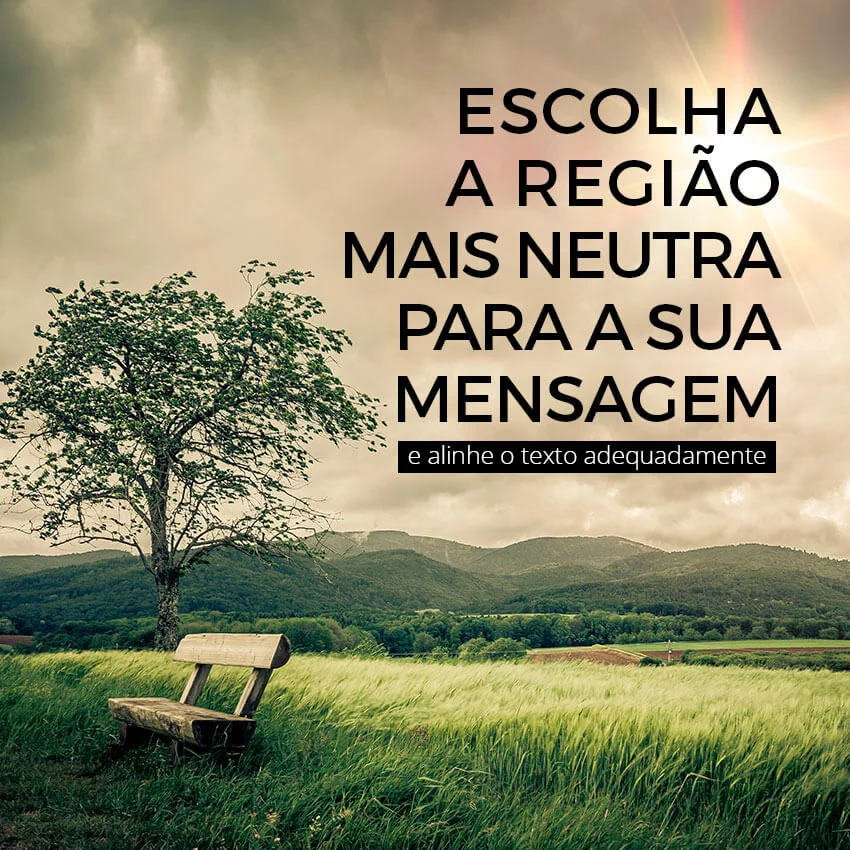
#> input picture phase1_computer_vision/content/imagem_com_texto.jpg, 850 x 850 px
$ jupyter execute --allow-errors aula02.ipynb
#> lines starting #> are read from the running program, lines starting #| are printed output that depends on the picture; after the words box and inside, x2 and y2 are one past the last pixel; in counts of white or black regions, pixels touching at a corner belong together
[cell 1]
# !pip install opencv-python
# !pip install pytesseract
# !apt-get install -y tesseract-ocr
# !apt-get install -y libtesseract-dev
# !apt-get install -y tesseract-ocr-por

[cell 2]
import cv2
import matplotlib.pyplot as plt
import pytesseract

[cell 3]
# Carregar a imagem
img = cv2.imread('./content/imagem_com_texto.jpg')
#> img is the input picture: shape (850, 850, 3); mean B, G, R 109.2, 139.9, 142.6

# Exibir imagem
cv2.imshow('Imagem carregada', img)
cv2.waitKey(0)
cv2.destroyAllWindows()

##### Aplicando o Tesseract OCR

#> (a cell that did not finish here is left out)

###### Conversão de imagem para grayscale

[cell 5]
imagem_gray = cv2.cvtColor(img, cv2.COLOR_BGR2GRAY)
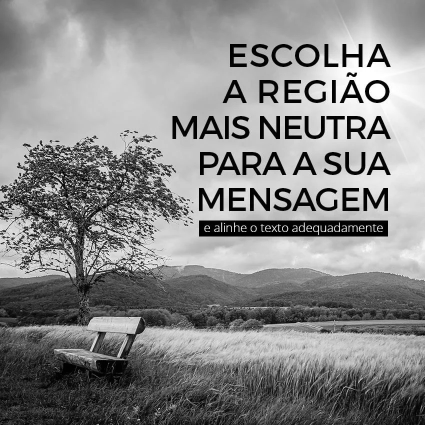
#> imagem_gray: shape (850, 850) (shown at 1/2 size); min 0, max 255, mean 137.1

# Exibir imagem grayscale
cv2.imshow('imagem em cinza', imagem_gray)
cv2.waitKey(0)
cv2.destroyAllWindows()

## OCR

#> (a cell that did not finish here is left out)

#### Redimensionamento de imagem

[cell 7]
imagem_redimensionada = cv2.resize(img, (300,300))
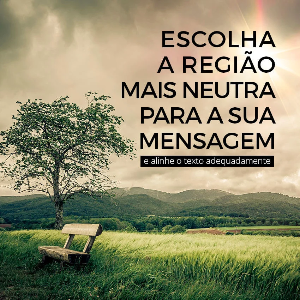
#> imagem_redimensionada: shape (300, 300, 3); mean B, G, R 109.3, 140, 142.7

# Exibir imagem
cv2.imshow('Imagem redimensionada', imagem_redimensionada)
cv2.waitKey(0)
cv2.destroyAllWindows()

#> (a cell that did not finish here is left out)

##### Aplicação de filtros para suavização de imagens

[cell 9]
# Aplicar filtro de suavização (blur)
imagem_suavizada = cv2.GaussianBlur(img, (15,15), 0)
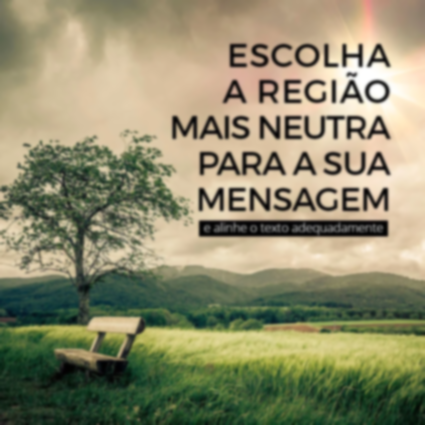
#> imagem_suavizada: shape (850, 850, 3) (shown at 1/2 size); mean B, G, R 109.2, 139.9, 142.6

# Exibir
cv2.imshow('Imagem suavizada', imagem_suavizada)
cv2.waitKey(0)
cv2.destroyAllWindows()

#> (a cell that did not finish here is left out)

###### Detecção de bordas com Canny

[cell 11]
bordas = cv2.Canny(imagem_gray, 100, 200)
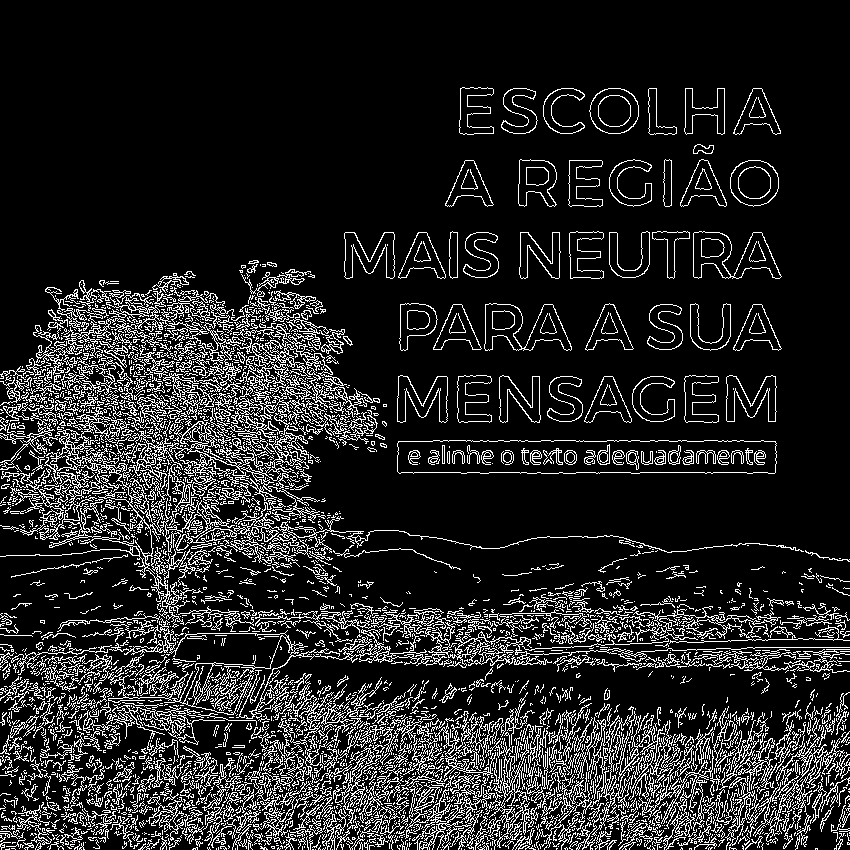
#> bordas: shape (850, 850); 14.1% white in thin lines or dots, all inside (x1, y1, x2, y2) = (0, 87, 850, 850)

# Exibir
cv2.imshow('Imagem bordas', bordas)
cv2.waitKey(0)
cv2.destroyAllWindows()

#> (a cell that did not finish here is left out)

[cell 13]
# Aplicando técnicas de thresholding

_, img_tresh = cv2.threshold(imagem_gray, 142, 255, cv2.THRESH_BINARY)
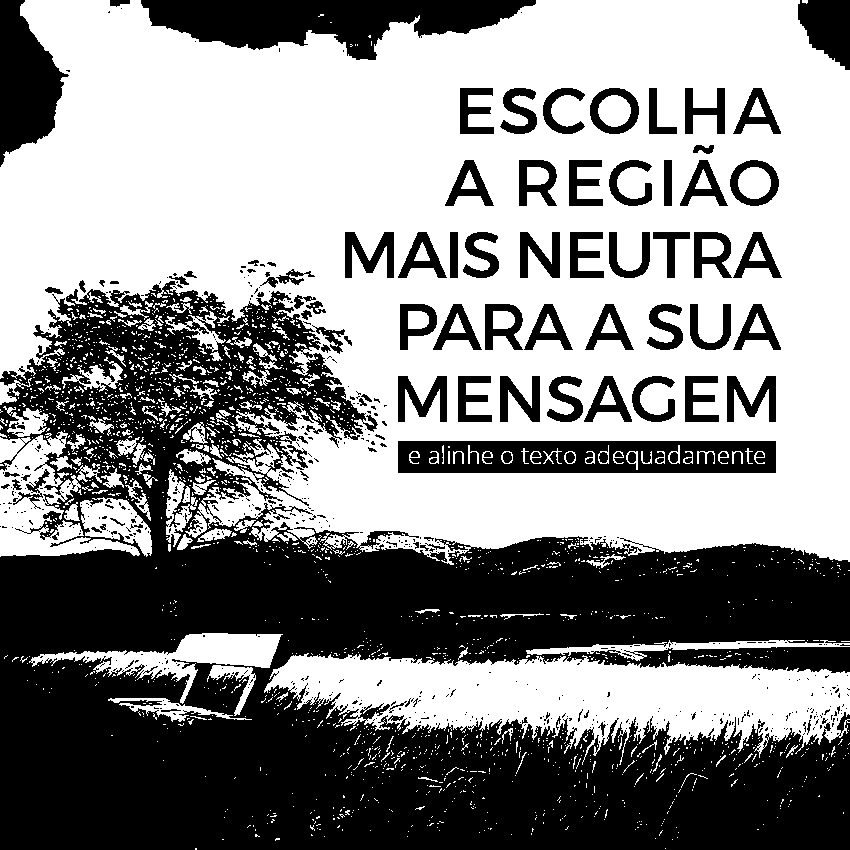
#> img_tresh: shape (850, 850); 55.1% white; 676 black regions (569 under 20 px), largest, box (x1, y1, x2, y2) and area: (0, 281, 850, 850) 251235, (141, 0, 536, 60) 13573, (398, 441, 776, 473) 10153
cv2.imshow('img thresh', img_tresh)
cv2.waitKey(0)
cv2.destroyAllWindows()

# Extraindo texto após pré-processamento
#> (the rest of this cell did not finish here and is left out)

[cell 14]
# Aplicando o método de Otsu
_, img_otsu = cv2.threshold(imagem_gray, 0, 255, cv2.THRESH_BINARY | cv2.THRESH_OTSU)
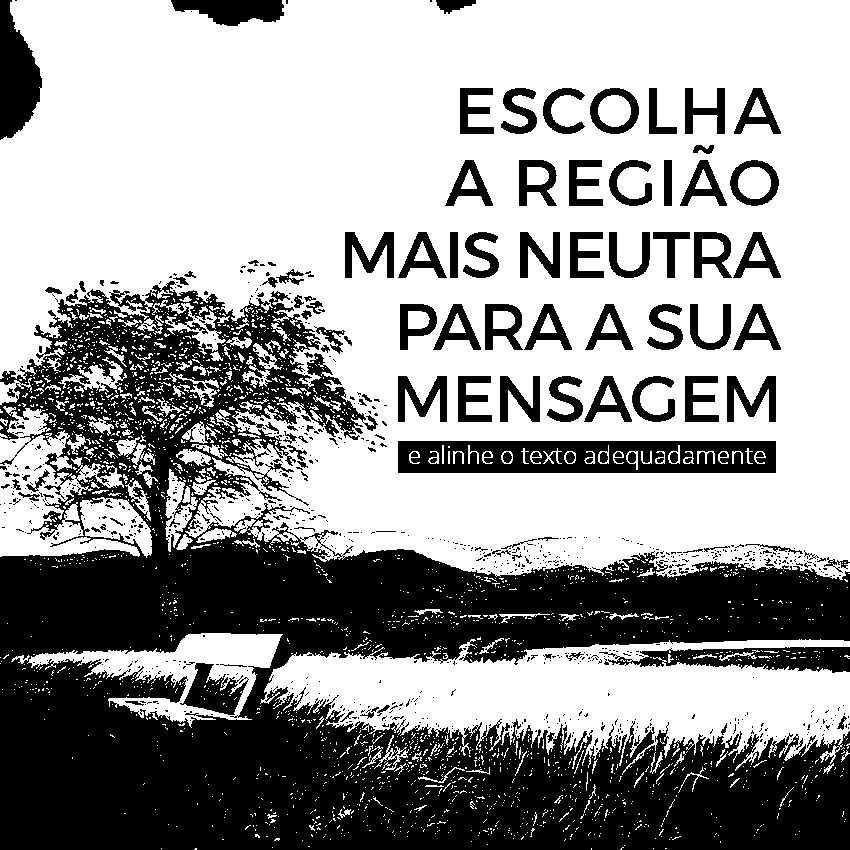
#> img_otsu: shape (850, 850); 60.8% white; 932 black regions (791 under 20 px), largest, box (x1, y1, x2, y2) and area: (0, 281, 850, 850) 220449, (398, 441, 776, 473) 9936, (0, 0, 42, 140) 3833


cv2.imshow('img OTSU', img_otsu)
cv2.waitKey(0)
cv2.destroyAllWindows()

# Extraindo texto após pré-processamento
#> (the rest of this cell did not finish here and is left out)

[cell 15]
# Aplicando limiriazação adaptativa

img_adaptative_mean = cv2.adaptiveThreshold(imagem_gray, 255, cv2.ADAPTIVE_THRESH_MEAN_C, cv2.THRESH_BINARY, 11, 8)
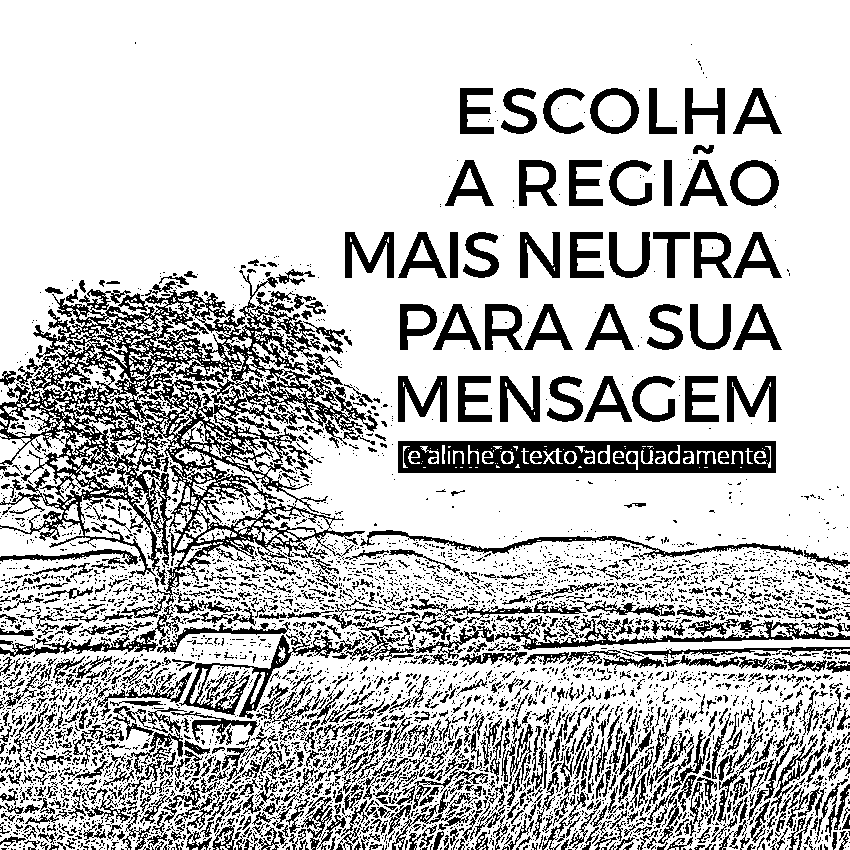
#> img_adaptative_mean: shape (850, 850); 76.3% white; 5014 black regions (4076 under 20 px), largest, box (x1, y1, x2, y2) and area: (0, 270, 378, 605) 35160, (398, 441, 776, 473) 9389, (179, 632, 415, 719) 2858


plt.imshow(img_adaptative_mean, cmap='gray')
plt.show()

# Extraindo texto após pré-processamento
#> (the rest of this cell did not finish here and is left out)

[cell 16]
# Aplicanto filtros para remoção de ruído
img_median_blur = cv2.medianBlur(imagem_gray, 3)

cv2.imshow('img meadian blur', img_median_blur)
cv2.waitKey(0)
cv2.destroyAllWindows()


#> (the rest of this cell did not finish here and is left out)

$ run again, with phase1_computer_vision/content/foto_2_pessoas_1_gato.jpeg copied over phase1_computer_vision/content/imagem_com_texto.jpg
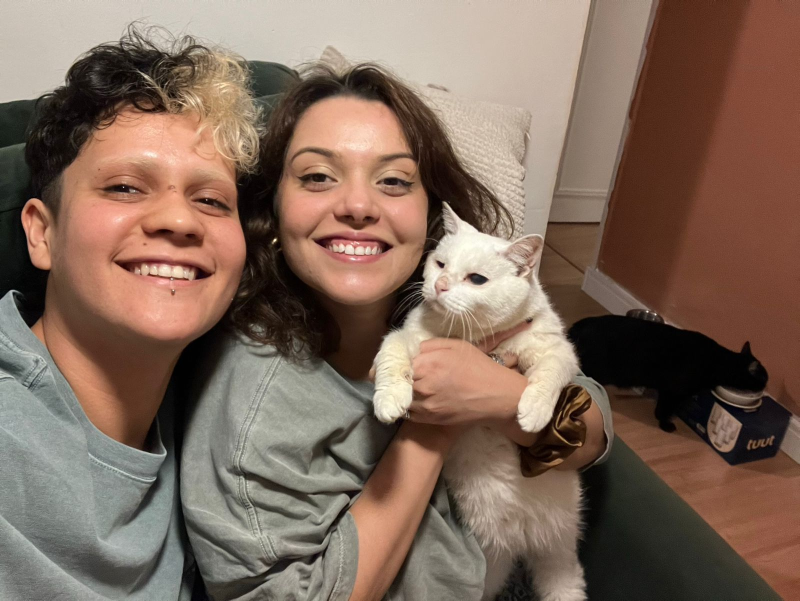
#> input picture phase1_computer_vision/content/foto_2_pessoas_1_gato.jpeg, 1600 x 1202 px (shown at 1/2 size)
#> img is the input picture: shape (1202, 1600, 3); mean B, G, R 90.1, 104.5, 127.5
#> `bordas = cv2.Canny(imagem_gray, 100, 200)`:
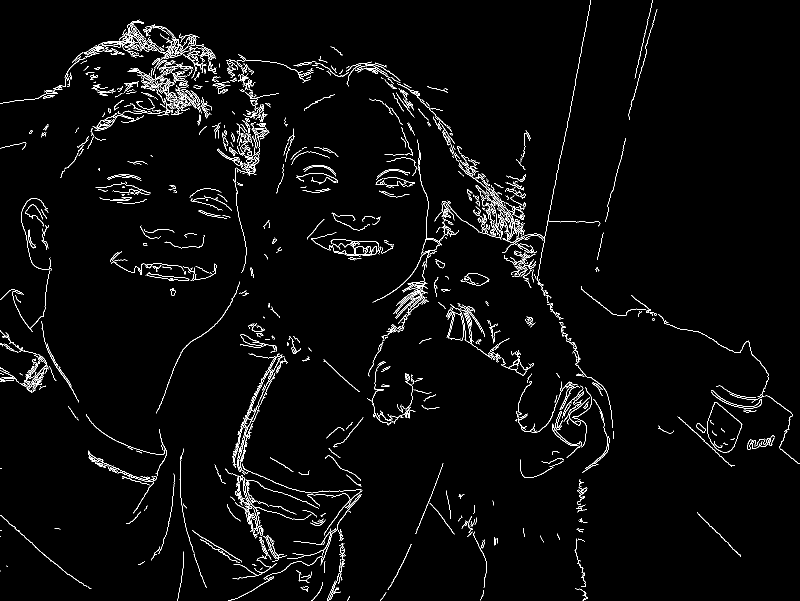
#> bordas: shape (1202, 1600) (shown at 1/2 size); 2.7% white in thin lines or dots
#> img_tresh: shape (1202, 1600); 34.8% white; 1360 white regions (1236 under 20 px), largest, box (x1, y1, x2, y2) and area: (0, 0, 1181, 863) 409036, (0, 741, 338, 1124) 50315, (573, 194, 848, 486) 46045
#> img_otsu: shape (1202, 1600); 49.5% white; 1037 white regions (963 under 20 px), largest, box (x1, y1, x2, y2) and area: (0, 0, 1225, 924) 476517, (0, 580, 367, 1202) 135013, (362, 689, 728, 1145) 97327
#> `img_adaptative_mean = cv2.adaptiveThreshold(imagem_gray, 255, cv2.ADAP..`:
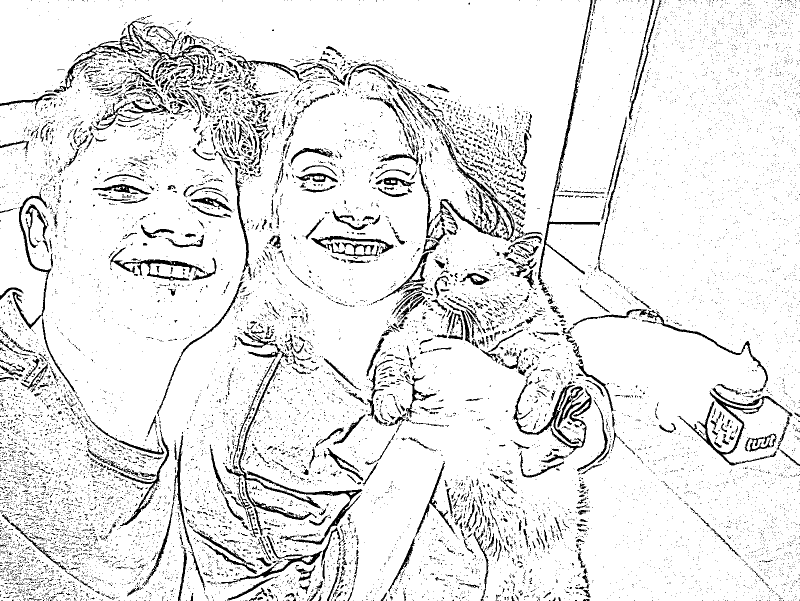
#> img_adaptative_mean: shape (1202, 1600) (shown at 1/2 size); 90.7% white; 12914 black regions (11801 under 20 px), largest, box (x1, y1, x2, y2) and area: (107, 42, 433, 186) 4644, (863, 238, 1029, 482) 3598, (1355, 775, 1585, 931) 3459

$ run again, with phase1_computer_vision/content/foto_3_pessoas.jpeg copied over phase1_computer_vision/content/imagem_com_texto.jpg
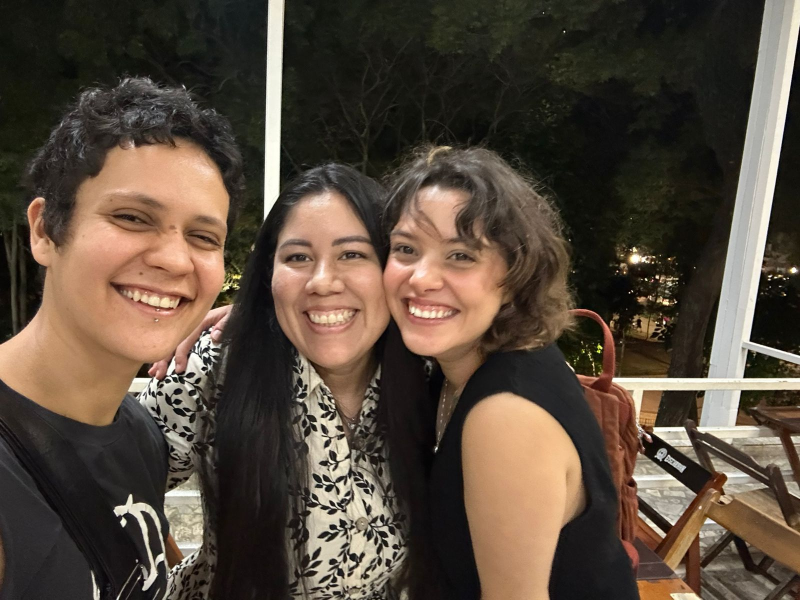
#> input picture phase1_computer_vision/content/foto_3_pessoas.jpeg, 1600 x 1200 px (shown at 1/2 size)
#> img is the input picture: shape (1200, 1600, 3); mean B, G, R 60.5, 73.3, 86.8
#> `bordas = cv2.Canny(imagem_gray, 100, 200)`:
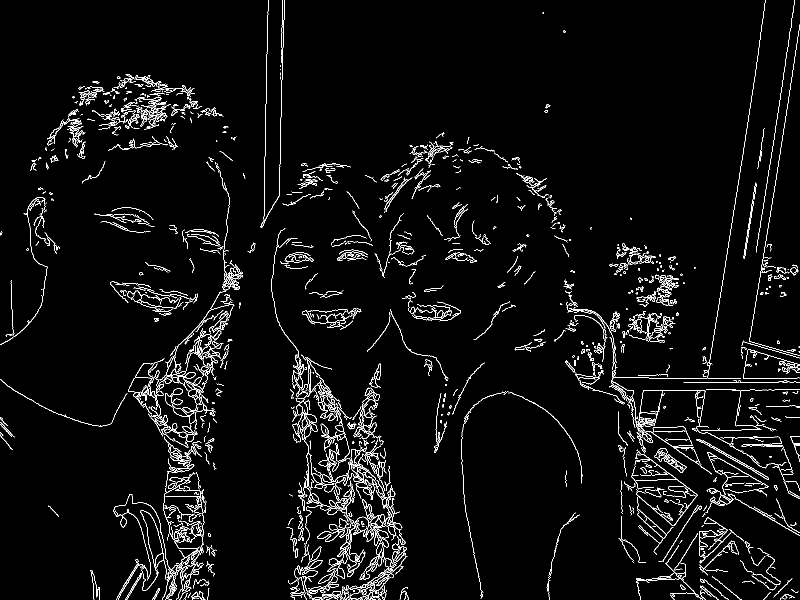
#> bordas: shape (1200, 1600) (shown at 1/2 size); 3.7% white in thin lines or dots
#> img_tresh: shape (1200, 1600); 22.1% white; 729 white regions (550 under 20 px), largest, box (x1, y1, x2, y2) and area: (0, 281, 467, 805) 102589, (1223, 0, 1600, 896) 77052, (933, 786, 1162, 1200) 61442
#> img_otsu: shape (1200, 1600); 31.3% white; 845 white regions (661 under 20 px), largest, box (x1, y1, x2, y2) and area: (0, 279, 483, 869) 174336, (543, 292, 1016, 744) 114309, (1095, 0, 1600, 998) 93020
#> `img_adaptative_mean = cv2.adaptiveThreshold(imagem_gray, 255, cv2.ADAP..`:
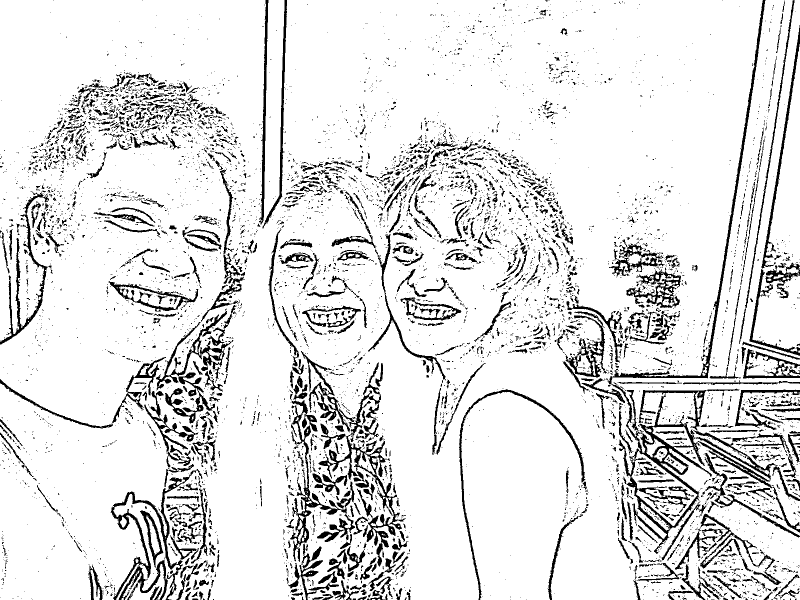
#> img_adaptative_mean: shape (1200, 1600) (shown at 1/2 size); 88.4% white; 6815 black regions (5735 under 20 px), largest, box (x1, y1, x2, y2) and area: (1211, 752, 1424, 1108) 9947, (637, 847, 811, 1095) 6698, (221, 938, 405, 1200) 6467
